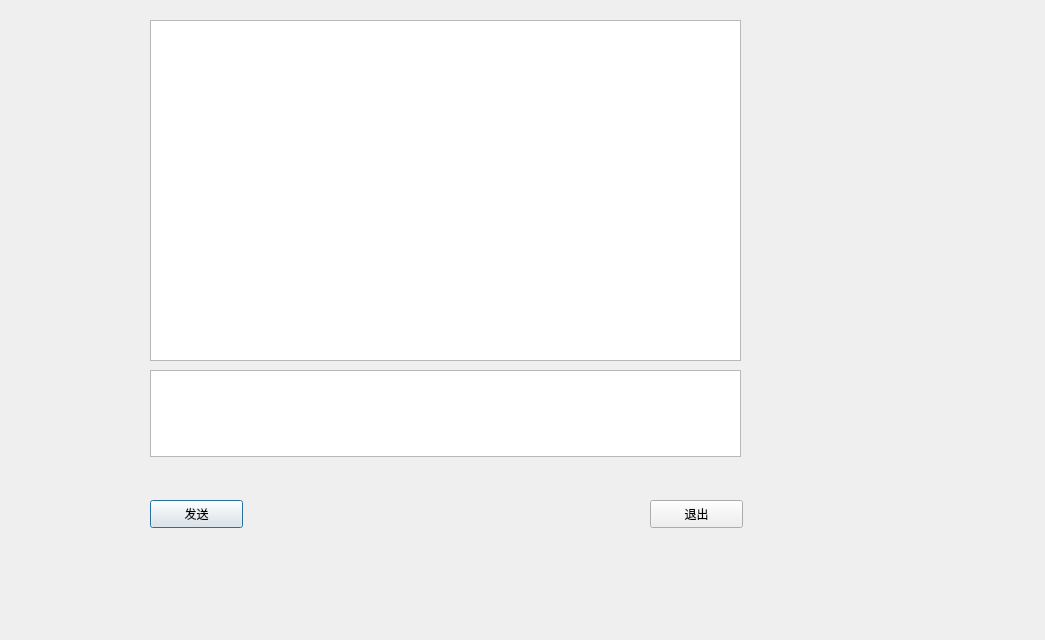
<?xml version="1.0" encoding="UTF-8"?>
<ui version="4.0">
 <class>Dialog</class>
 <widget class="QDialog" name="Dialog">
  <property name="geometry">
   <rect>
    <x>0</x>
    <y>0</y>
    <width>1045</width>
    <height>640</height>
   </rect>
  </property>
  <property name="windowTitle">
   <string>Dialog</string>
  </property>
  <widget class="QPushButton" name="pushButton">
   <property name="geometry">
    <rect>
     <x>150</x>
     <y>500</y>
     <width>93</width>
     <height>28</height>
    </rect>
   </property>
   <property name="text">
    <string>发送</string>
   </property>
  </widget>
  <widget class="QPushButton" name="pushButton_2">
   <property name="geometry">
    <rect>
     <x>650</x>
     <y>500</y>
     <width>93</width>
     <height>28</height>
    </rect>
   </property>
   <property name="text">
    <string>退出</string>
   </property>
  </widget>
  <widget class="QTextEdit" name="textEdit">
   <property name="geometry">
    <rect>
     <x>150</x>
     <y>370</y>
     <width>591</width>
     <height>87</height>
    </rect>
   </property>
  </widget>
  <widget class="QTextEdit" name="textEdit_2">
   <property name="geometry">
    <rect>
     <x>150</x>
     <y>20</y>
     <width>591</width>
     <height>341</height>
    </rect>
   </property>
  </widget>
 </widget>
 <resources/>
 <connections/>
</ui>
